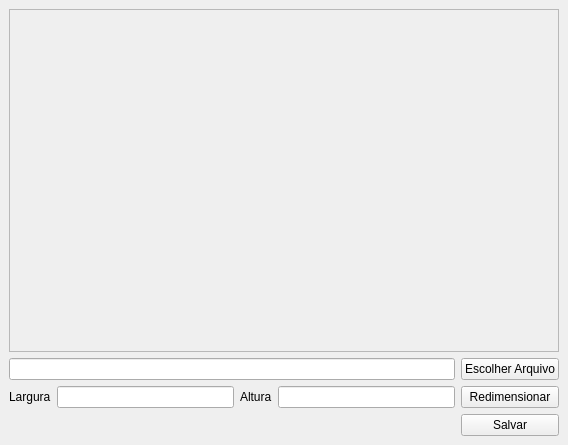
<?xml version="1.0" encoding="UTF-8"?>
<ui version="4.0">
 <class>MainWindow</class>
 <widget class="QMainWindow" name="MainWindow">
  <property name="geometry">
   <rect>
    <x>0</x>
    <y>0</y>
    <width>568</width>
    <height>445</height>
   </rect>
  </property>
  <property name="windowTitle">
   <string>Redimensionar Imagem</string>
  </property>
  <widget class="QWidget" name="centralwidget">
   <layout class="QGridLayout" name="gridLayout">
    <item row="2" column="0">
     <widget class="QLabel" name="label">
      <property name="text">
       <string>Largura</string>
      </property>
     </widget>
    </item>
    <item row="0" column="0" colspan="5">
     <widget class="QScrollArea" name="scrollArea">
      <property name="widgetResizable">
       <bool>true</bool>
      </property>
      <widget class="QWidget" name="scrollAreaWidgetContents">
       <property name="geometry">
        <rect>
         <x>0</x>
         <y>0</y>
         <width>548</width>
         <height>338</height>
        </rect>
       </property>
       <layout class="QGridLayout" name="gridLayout_2">
        <item row="0" column="0">
         <widget class="QLabel" name="labelImg">
          <property name="text">
           <string/>
          </property>
         </widget>
        </item>
       </layout>
      </widget>
     </widget>
    </item>
    <item row="2" column="4">
     <widget class="QPushButton" name="btnRedimensionar">
      <property name="text">
       <string>Redimensionar</string>
      </property>
     </widget>
    </item>
    <item row="2" column="1">
     <widget class="QLineEdit" name="inputLargura"/>
    </item>
    <item row="2" column="3">
     <widget class="QLineEdit" name="inputAltura"/>
    </item>
    <item row="1" column="0" colspan="4">
     <widget class="QLineEdit" name="inputAbrirArquivo"/>
    </item>
    <item row="3" column="4">
     <widget class="QPushButton" name="btnSalvar">
      <property name="text">
       <string>Salvar</string>
      </property>
     </widget>
    </item>
    <item row="1" column="4">
     <widget class="QPushButton" name="btnEscolherArquivo">
      <property name="text">
       <string>Escolher Arquivo</string>
      </property>
     </widget>
    </item>
    <item row="2" column="2">
     <widget class="QLabel" name="label_2">
      <property name="text">
       <string>Altura</string>
      </property>
     </widget>
    </item>
   </layout>
  </widget>
 </widget>
 <resources/>
 <connections/>
</ui>
